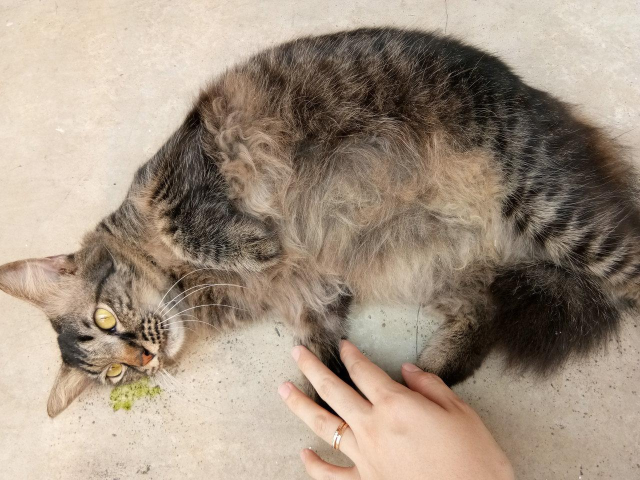
#> input picture train/0337f2ce81eef33554ccabb17e2d8992.jpg, 1280 x 960 px (shown at 1/2 size); its folder holds only this picture in this run
$ python gabor.py
#> lines starting #> are read from the running program, lines starting #| are printed output that depends on the picture
# Load in packages
import os
import pandas as pd
from glob import glob
import numpy as np
import matplotlib.pyplot as plt
import cv2 as cv
from skimage.filters import gabor
from skimage import img_as_ubyte
from skimage import io

# Get the metadata (the .csv data) and put it into DataFrames
train_df = pd.read_csv('train.csv')
#> (reads train.csv from the repository)

# Get the image data (the .jpg data) and put it into lists of filenames
train_jpg = glob("train/*.jpg")

# Gabor features list
gabor_features = []

for image_path in train_jpg:
    # Load image
    image = cv.imread(image_path)
#> image is the input picture: shape (960, 1280, 3); mean B, G, R 129.6, 146.1, 162.5
    # Convert to grayscale
    gray_image = cv.cvtColor(image, cv.COLOR_BGR2GRAY)
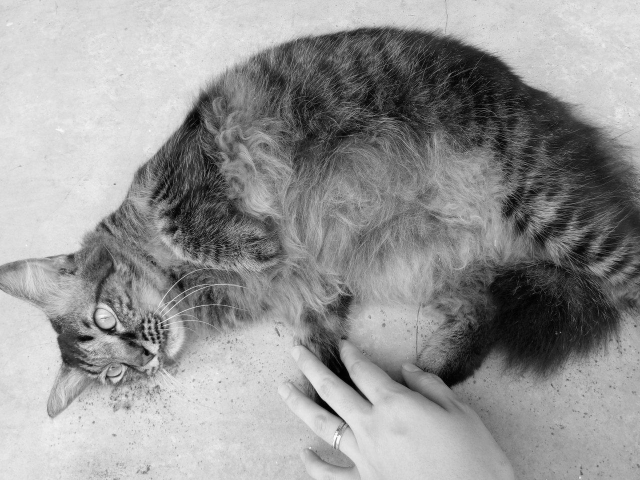
#> gray_image: shape (960, 1280) (shown at 1/2 size); min 0, max 255, mean 149.1
    # Resize image
    gray_image = cv.resize(gray_image, (128, 64))
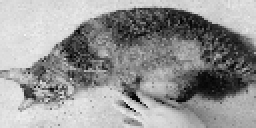
#> gray_image: shape (64, 128) (shown 2 times larger); min 1, max 246, mean 149.2

    # Convert image to unsigned byte (required for Gabor filter)
    image_ubyte = img_as_ubyte(gray_image)

    # Calculate Gabor filter responses
    gabor_responses, _ = gabor(image_ubyte, frequency=0.6, theta=1.5)
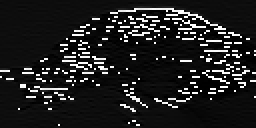
#> gabor_responses: shape (64, 128) (shown 2 times larger); min 0, max 255, mean 32.5

    # Extract Gabor features (mean of responses)
    gabor_mean = np.mean(gabor_responses)
#> gabor_mean = 32.52

    # Append Gabor features to the list
    gabor_features.append([gabor_mean])

gabor_features = np.array(gabor_features)
#> gabor_features = [32.52]

# Add Gabor features to the training DataFrame
gabor_columns = ['gabor_mean']
train_df[gabor_columns] = pd.DataFrame(gabor_features)

# Example code for scatter plot
plt.scatter(train_df['Pawpularity'], train_df['gabor_mean'])
plt.xlabel('Pawpularity')
plt.ylabel('Gabor Mean')
plt.title('Relationship between Gabor Mean and Pawpularity')
plt.show()
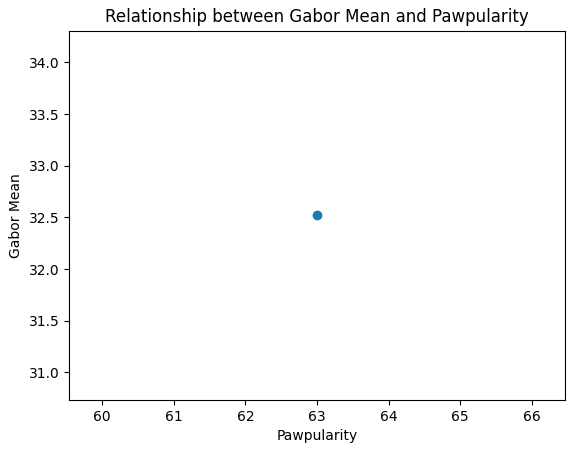
#> figure drawn by matplotlib, 1 panel
